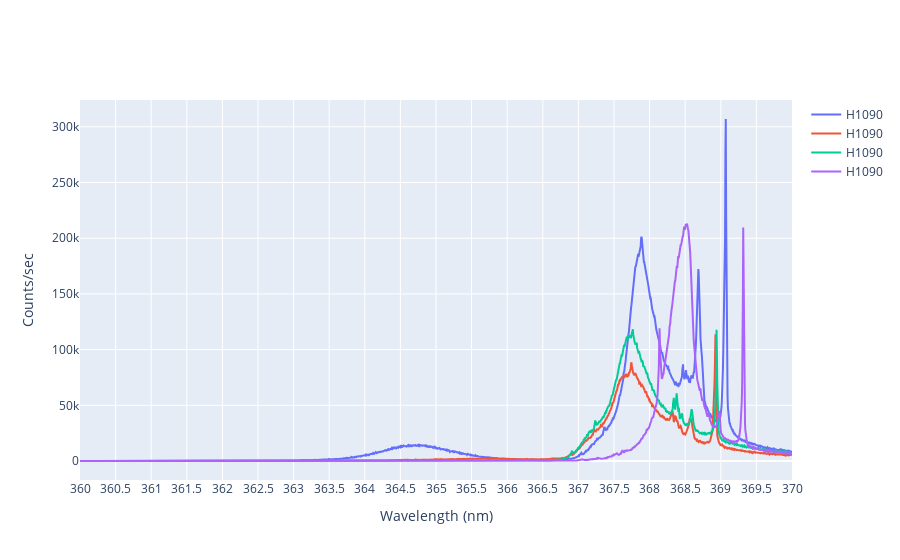

Notebook code cell kept with this figure:
### Code cell
import numpy as np
import matplotlib.pyplot as plt
import pandas as pd
import plotly.express as px
import plotly.graph_objects as go

#E = hc/lambda in eV calculations
h = 6.6261*10**(-34) # m^2kg/s
c = 2.9979*10**8 # m/s
eV = 1.6022*10**(-19) # J
Conversion = h*c/eV

FileNames = ['2020070908', '2020071002', '2020071005', '2020071007']

fig = go.Figure()

names = ['H1088', 'H1090', 'H1092', 'H1108 baseline']
offset = [0, 1.282, 1.099, -5.851]

fig = go.Figure()

for j in range(len(FileNames)):
    
    
    Wavelength, Count = np.genfromtxt(FileNames[j], delimiter="\t", unpack = True, skip_header=4)
    #EnergyEV = [0]*len(Wavelength)
    
    #Wavelength = Wavelength*10**(-9)*1.000289
    EnergyEV = Conversion/Wavelength*1000
    
    # Add traces
    fig.add_trace(go.Scatter(x=Wavelength, y=Count,
                    mode='lines',
                    #name='%.0f' %j, 
                            name = 'H1090'))

fig['layout']['xaxis'].update(title='Wavelength (nm)', dtick=0.5, autorange=True)
fig['layout']['yaxis'].update(title='Counts/sec', autorange=True)
fig.update_layout(showlegend=True)
fig.show()

### Figure 1 — Plotly figure (JSON) as saved in the notebook; plotly's stock layout.template omitted (floating-point values rounded to 4 significant figures; data arrays with more than 128 entries replaced by an {"elided": "..."} marker saying what was removed)
{"data": [{"mode": "lines", "name": "H1090", "type": "scatter", "x": {"elided": "2001 float values"}, "y": {"elided": "2001 int values"}}, {"mode": "lines", "name": "H1090", "type": "scatter", "x": {"elided": "2001 float values"}, "y": {"elided": "2001 int values"}}, {"mode": "lines", "name": "H1090", "type": "scatter", "x": {"elided": "2001 float values"}, "y": {"elided": "2001 int values"}}, {"mode": "lines", "name": "H1090", "type": "scatter", "x": {"elided": "2001 float values"}, "y": {"elided": "2001 int values"}}], "layout": {"showlegend": true, "xaxis": {"autorange": true, "dtick": 0.5, "title": {"text": "Wavelength (nm)"}}, "yaxis": {"autorange": true, "title": {"text": "Counts/sec"}}}}
